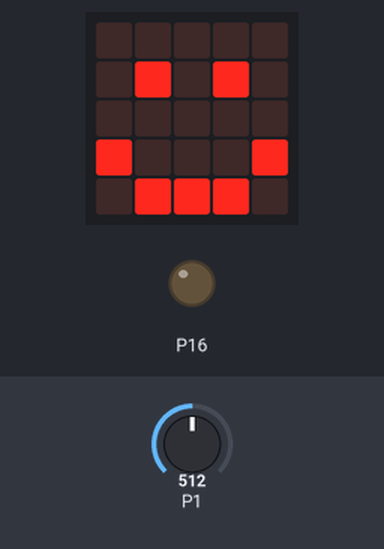
A program run on a simulated BBC micro:bit running MicroPython. Parts: the board's 5×5 LED display, output pins drawn as LEDs (lit = HIGH). The test bench sets the inputs (shaded band); at power-on: P1 = 512 (analog values on the 0–1023 scale).

Above: at 1.2 s.
1.3 s: P1 set to 485
At 2.5 s:
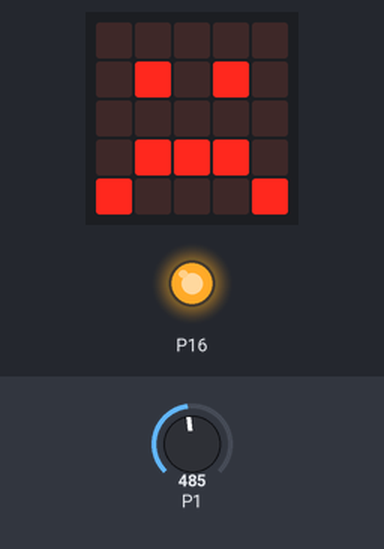
2.8 s: P1 set to 510
At 3.7 s:
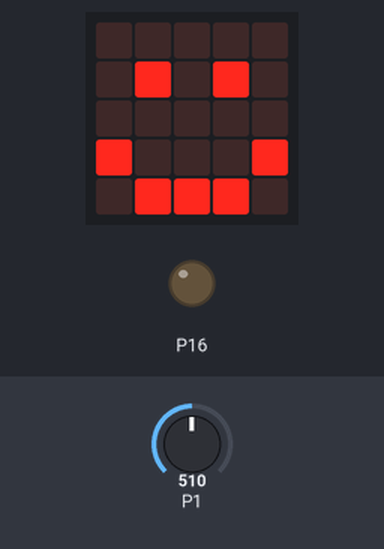
4.3 s: P1 set to 490
At 4.9 s:
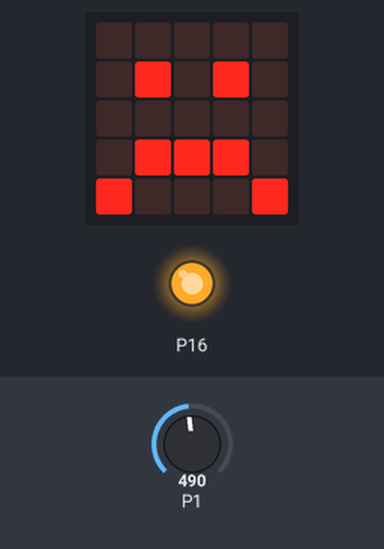
Timing chart, 0 to 7.3 s (numbered marks = the images above; inputs shaded):
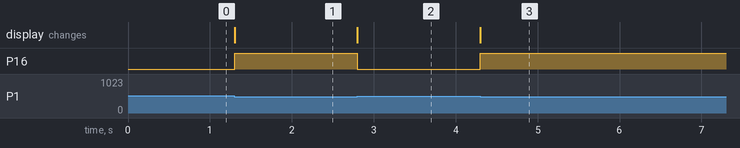

The program:

pump_control.py
```python
from microbit import *

pin16.write_digital(0)  # start with the pump off

while True:
    soil = pin1.read_analog()  # read moisture
    if soil > 500:
        display.show(Image.HAPPY)
        pin16.write_digital(0)  # turn off the pump
    else:
        display.show(Image.SAD)
        pin16.write_digital(1)  # turn on the pump
```

Measured:
- the behaviour switches between 501 and 500 on P1 (found by bisection; images 0 and 1)
- after the input at 1.3 s, P16: LOW → HIGH at once; the display: changes at once (image 1)
- after the input at 2.8 s, P16: HIGH → LOW at once; the display: changes at once (image 2)
- after the input at 4.3 s, P16: LOW → HIGH at once; the display: changes at once (image 3)
